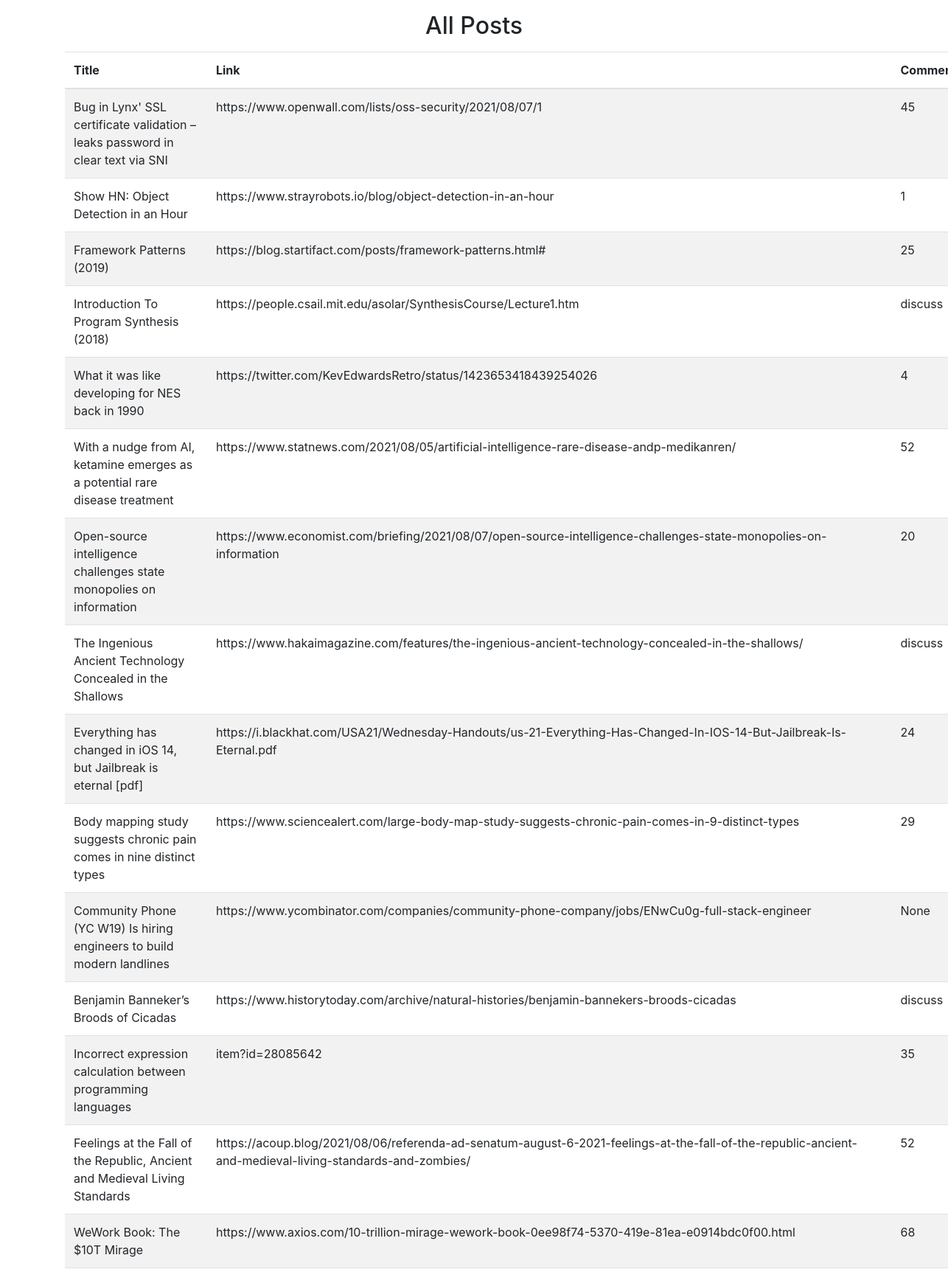
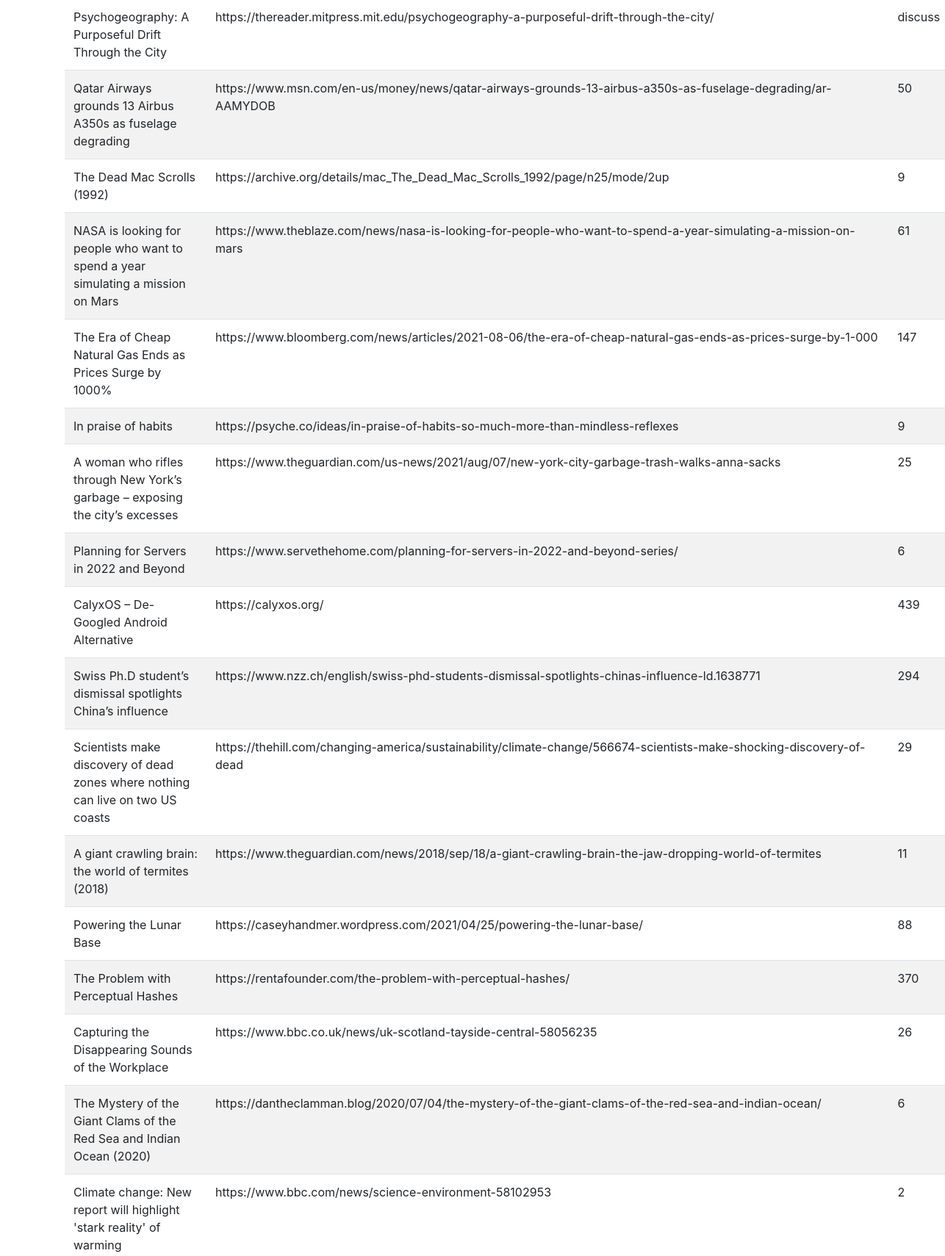
The page / (upper part) on the database its author committed (2 pictures, top to bottom).
### scrapApp/models.py (models this page shows, shortened)
class Post(models.Model):
    index = models.PositiveBigIntegerField(null=True, unique=True)
    title = models.CharField(max_length=300, null=True)
    link = models.URLField(max_length=300, null=True)
    comment = models.CharField(max_length=300, null=True, blank=True)

### scrapApp/views.py (the view)
# urls.py: path('', views.home, name='home'),
def home(request):
    posts = Post.objects.all()
    context = {'posts': posts}
    return render(request, 'home.html', context)

### template/home.html (shortened to what this page needs)
<!DOCTYPE html>
<html lang="en">
<head>
    <link rel="stylesheet" href="https://stackpath.bootstrapcdn.com/bootstrap/4.4.1/css/bootstrap.min.css">
</head>
<body>
    <div class="container">
        <div class="row">
        <div class="col-12">
            <h2 class='text-center my-3'>All Posts</h2>
        </div>
        <div class="col-12">
        <table class="table table-striped">
            <thead>
              <tr>
                <th class='title'>Title</th>
                <th class='link'>Link</th>
                <th class='comment'>Comments</th>
              </tr>
            </thead>
            <tbody>
            {% for p in posts %}
              <tr>
                <td>{{p.title}}</td>
                <td>{{p.link}}</td>
                <td>{{p.comment}}</td>
              </tr>
              {% endfor %}
            </tbody>
          </table>
          </div>
          </div>
    </div>
</body>
</html>

### template/home.html (style rules this page uses)
.title { width: 40vw !important; }
.link { width: 40vw !important; }
.comment { width: 20vw !important; }

### rows shown on the page
Post: title "Bug in Lynx' SSL certificate validation – leaks password in clear text via SNI", link "https://www.openwall.com/lists/oss-security/2021/08/07/1", comment "45"
Post: title "Show HN: Object Detection in an Hour", link "https://www.strayrobots.io/blog/object-detection-in-an-hour", comment "1"
Post: title "Framework Patterns (2019)", link "https://blog.startifact.com/posts/framework-patterns.html#", comment "25"
Post: title "Introduction To Program Synthesis (2018)", link "https://people.csail.mit.edu/asolar/SynthesisCourse/Lecture1.htm", comment "discuss"
Post: title "What it was like developing for NES back in 1990", link "https://twitter.com/KevEdwardsRetro/status/1423653418439254026", comment "4"
Post: title "With a nudge from AI, ketamine emerges as a potential rare disease treatment", link "https://www.statnews.com/2021/08/05/artificial-intelligence-rare-disease-andp-medikanren/", comment "52"
Post: title "Open-source intelligence challenges state monopolies on information", link "https://www.economist.com/briefing/2021/08/07/open-source-intelligence-challenges-state-monopolies-on-information", comment "20"
Post: title "The Ingenious Ancient Technology Concealed in the Shallows", link "https://www.hakaimagazine.com/features/the-ingenious-ancient-technology-concealed-in-the-shallows/", comment "discuss"
Post: title "Everything has changed in iOS 14, but Jailbreak is eternal [pdf]", link "https://i.blackhat.com/USA21/Wednesday-Handouts/us-21-Everything-Has-Changed-In-IOS-14-But-Jailbreak-Is-Eternal.pdf", comment "24"
Post: title "Body mapping study suggests chronic pain comes in nine distinct types", link "https://www.sciencealert.com/large-body-map-study-suggests-chronic-pain-comes-in-9-distinct-types", comment "29"
Post: title "Community Phone (YC W19) Is hiring engineers to build modern landlines", link "https://www.ycombinator.com/companies/community-phone-company/jobs/ENwCu0g-full-stack-engineer", comment "None"
Post: title "Benjamin Banneker’s Broods of Cicadas", link "https://www.historytoday.com/archive/natural-histories/benjamin-bannekers-broods-cicadas", comment "discuss"
Post: title "Incorrect expression calculation between programming languages", link "item?id=28085642", comment "35"
Post: title "Feelings at the Fall of the Republic, Ancient and Medieval Living Standards", link "https://acoup.blog/2021/08/06/referenda-ad-senatum-august-6-2021-feelings-at-the-fall-of-the-republic-ancient-and-medieval-living-standards-and-zombies/", comment "52"
Post: title "WeWork Book: The $10T Mirage", link "https://www.axios.com/10-trillion-mirage-wework-book-0ee98f74-5370-419e-81ea-e0914bdc0f00.html", comment "68"
Post: title "Psychogeography: A Purposeful Drift Through the City", link "https://thereader.mitpress.mit.edu/psychogeography-a-purposeful-drift-through-the-city/", comment "discuss"
Post: title "Qatar Airways grounds 13 Airbus A350s as fuselage degrading", link "https://www.msn.com/en-us/money/news/qatar-airways-grounds-13-airbus-a350s-as-fuselage-degrading/ar-AAMYDOB", comment "50"
Post: title "The Dead Mac Scrolls (1992)", link "https://archive.org/details/mac_The_Dead_Mac_Scrolls_1992/page/n25/mode/2up", comment "9"
Post: title "NASA is looking for people who want to spend a year simulating a mission on Mars", link "https://www.theblaze.com/news/nasa-is-looking-for-people-who-want-to-spend-a-year-simulating-a-mission-on-mars", comment "61"
Post: title "The Era of Cheap Natural Gas Ends as Prices Surge by 1000%", link "https://www.bloomberg.com/news/articles/2021-08-06/the-era-of-cheap-natural-gas-ends-as-prices-surge-by-1-000", comment "147"
Post: title "In praise of habits", link "https://psyche.co/ideas/in-praise-of-habits-so-much-more-than-mindless-reflexes", comment "9"
Post: title "A woman who rifles through New York’s garbage – exposing the city’s excesses", link "https://www.theguardian.com/us-news/2021/aug/07/new-york-city-garbage-trash-walks-anna-sacks", comment "25"
Post: title "Planning for Servers in 2022 and Beyond", link "https://www.servethehome.com/planning-for-servers-in-2022-and-beyond-series/", comment "6"
Post: title "CalyxOS – De-Googled Android Alternative", link "https://calyxos.org/", comment "439"
Post: title "Swiss Ph.D student’s dismissal spotlights China’s influence", link "https://www.nzz.ch/english/swiss-phd-students-dismissal-spotlights-chinas-influence-ld.1638771", comment "294"
Post: title "Scientists make discovery of dead zones where nothing can live on two US coasts", link "https://thehill.com/changing-america/sustainability/climate-change/566674-scientists-make-shocking-discovery-of-dead", comment "29"
Post: title "A giant crawling brain: the world of termites (2018)", link "https://www.theguardian.com/news/2018/sep/18/a-giant-crawling-brain-the-jaw-dropping-world-of-termites", comment "11"
Post: title "Powering the Lunar Base", link "https://caseyhandmer.wordpress.com/2021/04/25/powering-the-lunar-base/", comment "88"
Post: title "The Problem with Perceptual Hashes", link "https://rentafounder.com/the-problem-with-perceptual-hashes/", comment "370"
Post: title "Capturing the Disappearing Sounds of the Workplace", link "https://www.bbc.co.uk/news/uk-scotland-tayside-central-58056235", comment "26"
Post: title "The Mystery of the Giant Clams of the Red Sea and Indian Ocean (2020)", link "https://dantheclamman.blog/2020/07/04/the-mystery-of-the-giant-clams-of-the-red-sea-and-indian-ocean/", comment "6"
Post: title "Climate change: New report will highlight 'stark reality' of warming", link "https://www.bbc.com/news/science-environment-58102953", comment "2"
